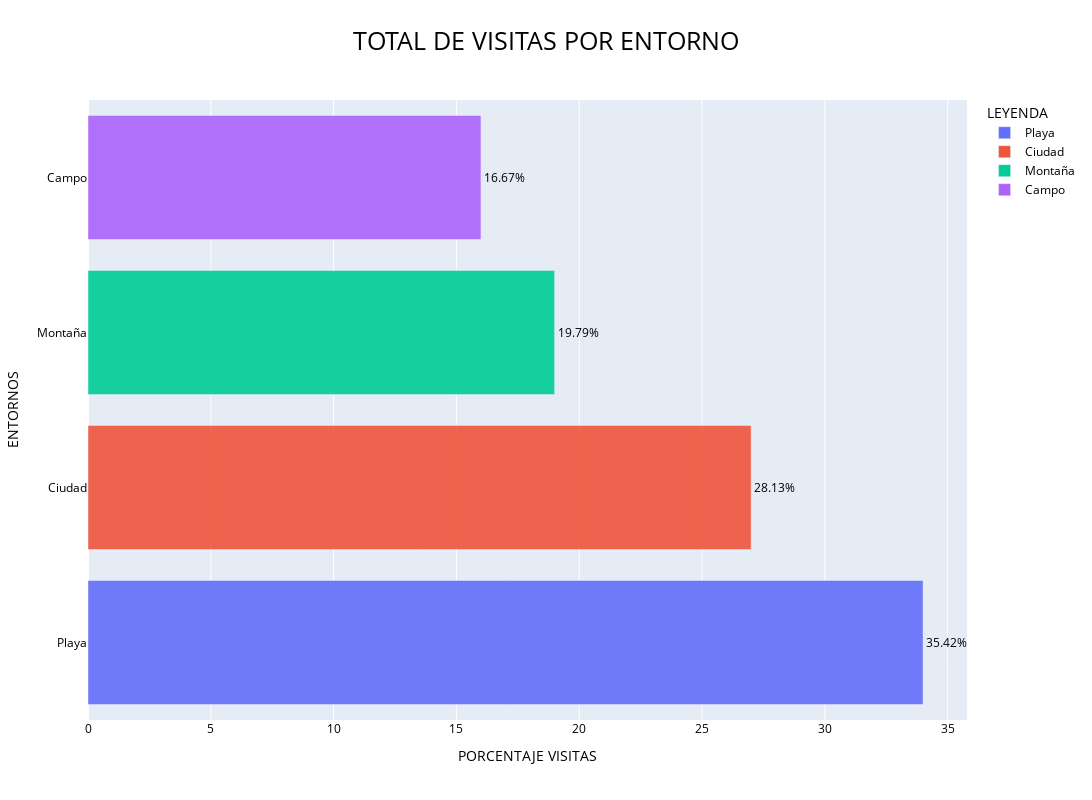

Notebook code cell kept with this figure:
### Code cell
fig = px.bar(df_input, y=df_input['ENTORNO'].unique(), x=df_input['ENTORNO'].value_counts(), text=porcentaje,title="TOTAL DE VISITAS POR ENTORNO", color=colores, barmode="overlay", opacity=.90)
fig.update_traces(texttemplate='%{text:0.2f}%', textposition='outside')
fig.update_layout(uniformtext_minsize=10, uniformtext_mode='hide')
fig.update_layout(barmode='overlay',width=1200, height=800,title_font_size=25, title_font_color='black', title_xanchor='auto')
fig.update_layout(title_x=0.5, font_color='black')
fig.update_layout(font_color='black')
fig.update_layout(font_size=12)
fig.update_layout(xaxis_title="PORCENTAJE VISITAS", yaxis_title="ENTORNOS", legend_title="LEYENDA")
fig.show()

### Figure 1 — Plotly figure (JSON) as saved in the notebook; plotly's stock layout.template omitted (floating-point values rounded to 4 significant figures)
{"data": [{"alignmentgroup": "True", "hovertemplate": "color=Playa<br>x=%{x}<br>y=%{y}<br>text=%{text}<extra></extra>", "legendgroup": "Playa", "marker": {"color": "#636efa", "opacity": 0.9, "pattern": {"shape": ""}}, "name": "Playa", "offsetgroup": "Playa", "orientation": "h", "showlegend": true, "text": [35.42], "textposition": "outside", "texttemplate": "%{text:0.2f}%", "type": "bar", "x": [34], "xaxis": "x", "y": ["Playa"], "yaxis": "y"}, {"alignmentgroup": "True", "hovertemplate": "color=Ciudad<br>x=%{x}<br>y=%{y}<br>text=%{text}<extra></extra>", "legendgroup": "Ciudad", "marker": {"color": "#EF553B", "opacity": 0.9, "pattern": {"shape": ""}}, "name": "Ciudad", "offsetgroup": "Ciudad", "orientation": "h", "showlegend": true, "text": [28.12], "textposition": "outside", "texttemplate": "%{text:0.2f}%", "type": "bar", "x": [27], "xaxis": "x", "y": ["Ciudad"], "yaxis": "y"}, {"alignmentgroup": "True", "hovertemplate": "color=Montaña<br>x=%{x}<br>y=%{y}<br>text=%{text}<extra></extra>", "legendgroup": "Montaña", "marker": {"color": "#00cc96", "opacity": 0.9, "pattern": {"shape": ""}}, "name": "Montaña", "offsetgroup": "Montaña", "orientation": "h", "showlegend": true, "text": [19.79], "textposition": "outside", "texttemplate": "%{text:0.2f}%", "type": "bar", "x": [19], "xaxis": "x", "y": ["Montaña"], "yaxis": "y"}, {"alignmentgroup": "True", "hovertemplate": "color=Campo<br>x=%{x}<br>y=%{y}<br>text=%{text}<extra></extra>", "legendgroup": "Campo", "marker": {"color": "#ab63fa", "opacity": 0.9, "pattern": {"shape": ""}}, "name": "Campo", "offsetgroup": "Campo", "orientation": "h", "showlegend": true, "text": [16.67], "textposition": "outside", "texttemplate": "%{text:0.2f}%", "type": "bar", "x": [16], "xaxis": "x", "y": ["Campo"], "yaxis": "y"}], "layout": {"barmode": "overlay", "font": {"color": "black", "size": 12}, "height": 800, "legend": {"title": {"text": "LEYENDA"}, "tracegroupgap": 0}, "title": {"font": {"color": "black", "size": 25}, "text": "TOTAL DE VISITAS POR ENTORNO", "x": 0.5, "xanchor": "auto"}, "uniformtext": {"minsize": 10, "mode": "hide"}, "width": 1200, "xaxis": {"anchor": "y", "domain": [0, 1], "title": {"text": "PORCENTAJE VISITAS"}}, "yaxis": {"anchor": "x", "domain": [0, 1], "title": {"text": "ENTORNOS"}}}}
